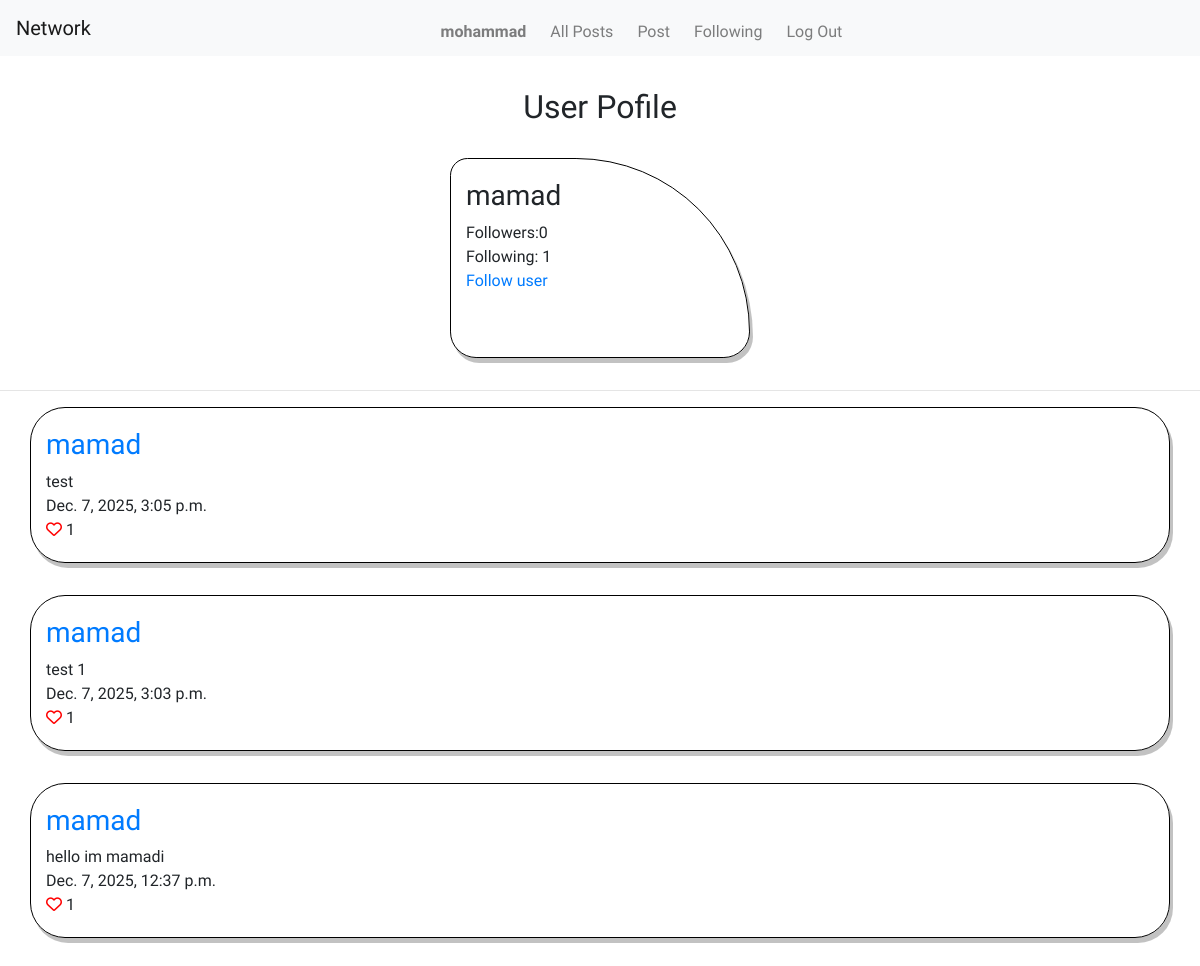
The page /user/2 (signed in) on the database its author committed.
### network/models.py (models this page shows, shortened)
class User(AbstractUser):
    pass

class Post(models.Model):
    user = models.ForeignKey("User", on_delete=models.CASCADE, related_name="posts")
    message = models.TextField(max_length=POST_MAX_LENGTH, blank=False)
    likes = models.ManyToManyField("User", blank=True, related_name="likes")
    created_on = models.DateTimeField(auto_now_add=True)
    modified_on = models.DateField(auto_now=True)
    @property
    def like_count(self):
        return self.likes.count()

### network/views.py (the view)
# urls.py: path("user/<str:user_id>", views.get_user, name="get_user"),
def get_user(request, user_id):
    user_profile = User.objects.get(id=user_id)
    followed_user, _ = Following.objects.get_or_create(user=user_profile)
    is_following = request.user in followed_user.followers.all()
    numbers_of_followers = followed_user.followers.count()
    number_of_users_followed = user_profile.following.count()
    post_objects = Post.objects.filter(user=user_profile).order_by("-created_on")
    paginator = Paginator(post_objects, 10)
    page_number = request.GET.get("page", 1)
    posts = paginator.get_page(page_number)
    return render(
        request,
        "network/profile.html",
        {
            "user": user_profile,
            "following": is_following,
            "number_of_followers": numbers_of_followers,
            "number_of_users_followed": number_of_users_followed,
            "posts": posts,
            "num_page_range": range(posts.paginator.num_pages),
            "current_page": page_number,
            "post_max_length": POST_MAX_LENGTH,
        },
    )

### network/templates/network/profile.html (shortened to what this page needs)
{% extends "network/posts_layout.html" %}
{% load static %}
{% block details %}
    <h2 class="title">User Pofile</h2>
    <div class="container" style="width: 300px;height: 200px;border-radius: 20px 200px 30px 30px;">
        <div class="row post-row">
            <h3>{{ user.username }}</h3>
        </div>
        <div class="row post-row">
            Followers: <span id="number_of_followers">{{ number_of_followers }}</span>
        </div>
        <div class="row post-row">
            Following: {{ number_of_users_followed }}
        </div>
        <div class="row post-row">
            {% if request.user.is_authenticated %}
                {% if request.user.id != user.id %}
                    {% if following %}
                    <a data-userid="{{ user.id }}" id="follow-user" href="#">Unfollow user</a>
                    {% else %}
                        <a data-userid="{{ user.id }}" id="follow-user" href="#">Follow user</a>
                    {% endif %}
                {% endif %}
            {% endif %}
        </div>
    </div>
    <div>
        <hr>
    </div>
{% endblock %}

### network/templates/network/posts_layout.html (shortened to what this page needs)
{% extends "network/layout.html" %}
{% block body %}
{% block details %}
{% endblock details %}
    {% if posts %}
    {% for post in posts %}
        <div class="container" data-post_container_id="{{ post.id }}">
            <div class="row post-row">
                <h3><a href="{% url 'get_user' post.user.id %}">{{ post.user.username }}</a></h3>
            </div>
            <div class="row post-row">
                <div data-message="{{ post.id }}">{{ post.message }}</div>
            </div>
            <div class="row post-row">
                <div>{{ post.created_on }}
                </div>
            </div>
            <div class="row post-row">
                <div style="display: inline;">
                    {% if request.user.is_authenticated %}
                        {% if request.user in post.likes.all %}
                            <i data-id="{{ post.id }}" class="fas fa-heart" style="color: red;"></i>
                        {% else %}
                            <i data-id="{{ post.id }}" class="far fa-heart" style="color: red;"></i>
                        {% endif %}
                    {% else %}
                        <a href="{% url 'login' %}"><i class="far fa-heart" style="color: red;"></i></a>
                    {% endif %}
                    <div class="like-count" data-id="{{ post.id }}" style="display: inline;">{{ post.like_count }}</div>
                </div>
            </div>
        </div>
    {% endfor %}
    {% endif %}
{% endblock body %}

### network/templates/network/layout.html (shortened to what this page needs)
{% load static %}
<!DOCTYPE html>
<html lang="en">
    <head>
        <link rel="stylesheet" href="https://stackpath.bootstrapcdn.com/bootstrap/4.4.1/css/bootstrap.min.css">
        <link href="{% static 'network/styles.css' %}" rel="stylesheet">
    </head>
    <body>
        <nav class="navbar navbar-expand-lg navbar-light bg-light">
            <a class="navbar-brand" href="{% url 'index' %}">Network</a>
            <div class="nav">
              <ul class="navbar-nav mr-auto">
                {% if request.user.is_authenticated %}
                    <li class="nav-item">
                        <a class="nav-link" href="{% url 'get_user' request.user.id %}""><strong>{{ request.user.username }}</strong></a>
                    </li>
                {% endif %}
                <li class="nav-item">
                  <a class="nav-link" href="{% url 'index' %}">All Posts</a>
                </li>
                {% if request.user.is_authenticated %}
                    <li class="nav-item">
                        <a class="nav-link" href="{% url 'post' %}">Post</a>
                    </li>
                    <li class="nav-item">
                        <a class="nav-link" href="{% url 'following' %}">Following</a>
                    </li>
                    <li class="nav-item">
                        <a class="nav-link" href="{% url 'logout' %}">Log Out</a>
                    </li>
                {% endif %}
              </ul>
            </div>
          </nav>
        <div class="body">
            {% block body %}
            {% endblock body %}
        </div>
    </body>
</html>

### network/static/network/styles.css (style rules this page uses)
* { font-family: "Bitcount Prop Single", system-ui; }
body { text-align: center; margin-right: auto; margin-left: auto; }
.nav { text-align: center; margin-right: auto; margin-left: auto; display: flex; height: 2rem; }
.nav-link { color: black; margin-right: 0.5rem; transition: 0.5s ease; }
.title { text-align: center; margin-top: 2rem; margin-bottom: 2rem; }
.post-row { padding-left: 10px; padding-right: 10px; }
.container { box-shadow: 3px 5px #0000003d; border-radius: 35px; border: 1px solid #000; padding: 20px; transition: 0.5s ease; margin-bottom: 2rem; }

### rows shown on the page
User: user.username "mohammad"
User: username "mamad"
Post: user.username "mamad", message "test", created_on "Dec. 7, 2025, 3:05 p.m.", like_count "1"
Post: user.username "mamad", message "test 1", created_on "Dec. 7, 2025, 3:03 p.m.", like_count "1"
Post: user.username "mamad", message "hello im mamadi", created_on "Dec. 7, 2025, 12:37 p.m.", like_count "1"

### other values the page prints
{{ number_of_followers }} "0"
{{ number_of_users_followed }} "1"
